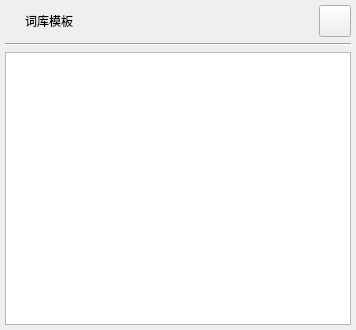
<?xml version="1.0" encoding="UTF-8"?>
<ui version="4.0">
 <class>ImportWordlibTemplateDlg</class>
 <widget class="QWidget" name="ImportWordlibTemplateDlg">
  <property name="geometry">
   <rect>
    <x>0</x>
    <y>0</y>
    <width>356</width>
    <height>330</height>
   </rect>
  </property>
  <property name="windowTitle">
   <string>Form</string>
  </property>
  <layout class="QVBoxLayout" name="verticalLayout_2">
   <property name="leftMargin">
    <number>5</number>
   </property>
   <property name="topMargin">
    <number>5</number>
   </property>
   <property name="rightMargin">
    <number>5</number>
   </property>
   <property name="bottomMargin">
    <number>5</number>
   </property>
   <item>
    <layout class="QVBoxLayout" name="verticalLayout">
     <item>
      <widget class="QFrame" name="frame">
       <property name="minimumSize">
        <size>
         <width>0</width>
         <height>32</height>
        </size>
       </property>
       <property name="maximumSize">
        <size>
         <width>65536</width>
         <height>32</height>
        </size>
       </property>
       <property name="frameShape">
        <enum>QFrame::NoFrame</enum>
       </property>
       <property name="frameShadow">
        <enum>QFrame::Raised</enum>
       </property>
       <layout class="QHBoxLayout" name="horizontalLayout_2">
        <property name="leftMargin">
         <number>0</number>
        </property>
        <property name="topMargin">
         <number>0</number>
        </property>
        <property name="rightMargin">
         <number>0</number>
        </property>
        <property name="bottomMargin">
         <number>0</number>
        </property>
        <item>
         <layout class="QHBoxLayout" name="horizontalLayout">
          <item>
           <spacer name="horizontalSpacer">
            <property name="orientation">
             <enum>Qt::Horizontal</enum>
            </property>
            <property name="sizeType">
             <enum>QSizePolicy::Fixed</enum>
            </property>
            <property name="sizeHint" stdset="0">
             <size>
              <width>20</width>
              <height>20</height>
             </size>
            </property>
           </spacer>
          </item>
          <item>
           <widget class="QLabel" name="title_label">
            <property name="text">
             <string>词库模板</string>
            </property>
           </widget>
          </item>
          <item>
           <spacer name="horizontalSpacer_2">
            <property name="orientation">
             <enum>Qt::Horizontal</enum>
            </property>
            <property name="sizeHint" stdset="0">
             <size>
              <width>40</width>
              <height>20</height>
             </size>
            </property>
           </spacer>
          </item>
          <item>
           <widget class="QPushButton" name="close_btn">
            <property name="minimumSize">
             <size>
              <width>32</width>
              <height>32</height>
             </size>
            </property>
            <property name="maximumSize">
             <size>
              <width>32</width>
              <height>32</height>
             </size>
            </property>
            <property name="text">
             <string/>
            </property>
           </widget>
          </item>
         </layout>
        </item>
       </layout>
      </widget>
     </item>
     <item>
      <widget class="Line" name="line">
       <property name="orientation">
        <enum>Qt::Horizontal</enum>
       </property>
      </widget>
     </item>
     <item>
      <widget class="QTextEdit" name="textEdit"/>
     </item>
    </layout>
   </item>
  </layout>
 </widget>
 <resources/>
 <connections/>
</ui>
